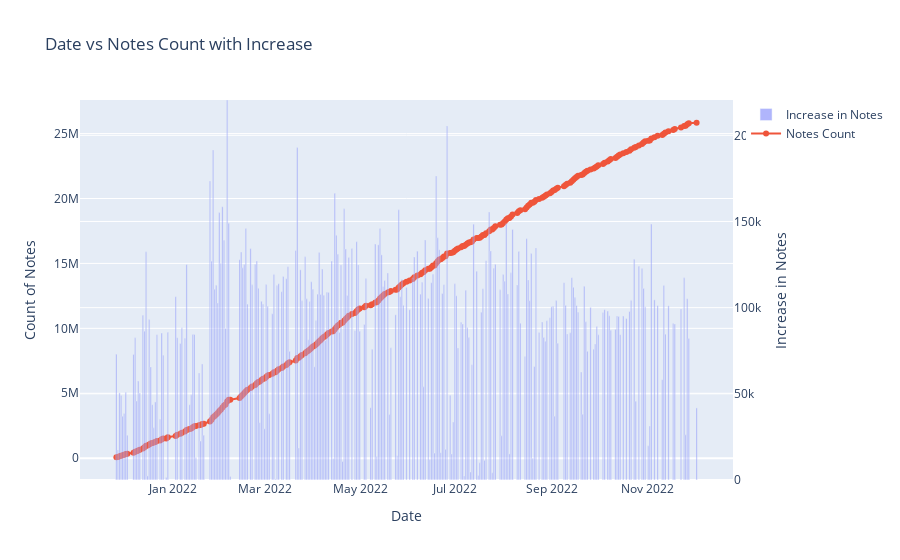

Source (notebook cell):
### Code cell
import plotly.graph_objects as go

# Pandasデータフレームに変換
df_pandas = df_notes.to_pandas()

# Plotlyグラフの作成
fig = go.Figure()

# 棒グラフ（notesの増加量）
fig.add_trace(
    go.Bar(
        x=df_pandas['date'],
        y=df_pandas['increase'],
        name='Increase in Notes',
        yaxis='y2',
        opacity=0.5  # 不透明度を下げて折れ線グラフが目立つように
    )
)

# 折れ線グラフ（元のnotes）
fig.add_trace(
    go.Scatter(
        x=df_pandas['date'],
        y=df_pandas['notes'],
        mode='lines+markers',
        name='Notes Count',
        yaxis='y1'
    )
)

# グラフのタイトルとレイアウトの設定
fig.update_layout(
    title='Date vs Notes Count with Increase',
    xaxis_title='Date',
    yaxis=dict(
        title='Count of Notes',
        side='left'
    ),
    yaxis2=dict(
        title='Increase in Notes',
        side='right',
        overlaying='y',
        range=[0, df_pandas['increase'].max()]  # increaseの最大値をy軸の最大に設定
    )
)

# グラフの表示
fig.show()

### Figure 1 — Plotly figure (JSON) as saved in the notebook; plotly's stock layout.template omitted (floating-point values rounded to 4 significant figures; data arrays with more than 128 entries replaced by an {"elided": "..."} marker saying what was removed)
{"data": [{"name": "Increase in Notes", "opacity": 0.5, "type": "bar", "x": {"elided": "279 str values"}, "y": {"elided": "279 int values"}, "yaxis": "y2"}, {"mode": "lines+markers", "name": "Notes Count", "type": "scatter", "x": {"elided": "279 str values"}, "y": {"elided": "279 int values"}, "yaxis": "y"}], "layout": {"title": {"text": "Date vs Notes Count with Increase"}, "xaxis": {"title": {"text": "Date"}}, "yaxis": {"side": "left", "title": {"text": "Count of Notes"}}, "yaxis2": {"overlaying": "y", "range": [0, 220486], "side": "right", "title": {"text": "Increase in Notes"}}}}
